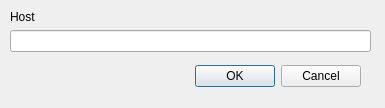
<?xml version="1.0" encoding="UTF-8"?>
<ui version="4.0">
 <class>ServerConfigurationDialog</class>
 <widget class="QDialog" name="ServerConfigurationDialog">
  <property name="geometry">
   <rect>
    <x>0</x>
    <y>0</y>
    <width>385</width>
    <height>108</height>
   </rect>
  </property>
  <property name="windowTitle">
   <string>Dialog</string>
  </property>
  <widget class="QDialogButtonBox" name="buttonBox">
   <property name="geometry">
    <rect>
     <x>20</x>
     <y>60</y>
     <width>341</width>
     <height>32</height>
    </rect>
   </property>
   <property name="orientation">
    <enum>Qt::Horizontal</enum>
   </property>
   <property name="standardButtons">
    <set>QDialogButtonBox::Cancel|QDialogButtonBox::Ok</set>
   </property>
  </widget>
  <widget class="QLineEdit" name="host">
   <property name="geometry">
    <rect>
     <x>10</x>
     <y>30</y>
     <width>361</width>
     <height>22</height>
    </rect>
   </property>
  </widget>
  <widget class="QLabel" name="label">
   <property name="geometry">
    <rect>
     <x>10</x>
     <y>10</y>
     <width>59</width>
     <height>14</height>
    </rect>
   </property>
   <property name="text">
    <string>Host</string>
   </property>
  </widget>
 </widget>
 <resources/>
 <connections>
  <connection>
   <sender>buttonBox</sender>
   <signal>accepted()</signal>
   <receiver>ServerConfigurationDialog</receiver>
   <slot>accept()</slot>
   <hints>
    <hint type="sourcelabel">
     <x>248</x>
     <y>254</y>
    </hint>
    <hint type="destinationlabel">
     <x>157</x>
     <y>274</y>
    </hint>
   </hints>
  </connection>
  <connection>
   <sender>buttonBox</sender>
   <signal>rejected()</signal>
   <receiver>ServerConfigurationDialog</receiver>
   <slot>reject()</slot>
   <hints>
    <hint type="sourcelabel">
     <x>316</x>
     <y>260</y>
    </hint>
    <hint type="destinationlabel">
     <x>286</x>
     <y>274</y>
    </hint>
   </hints>
  </connection>
 </connections>
</ui>
